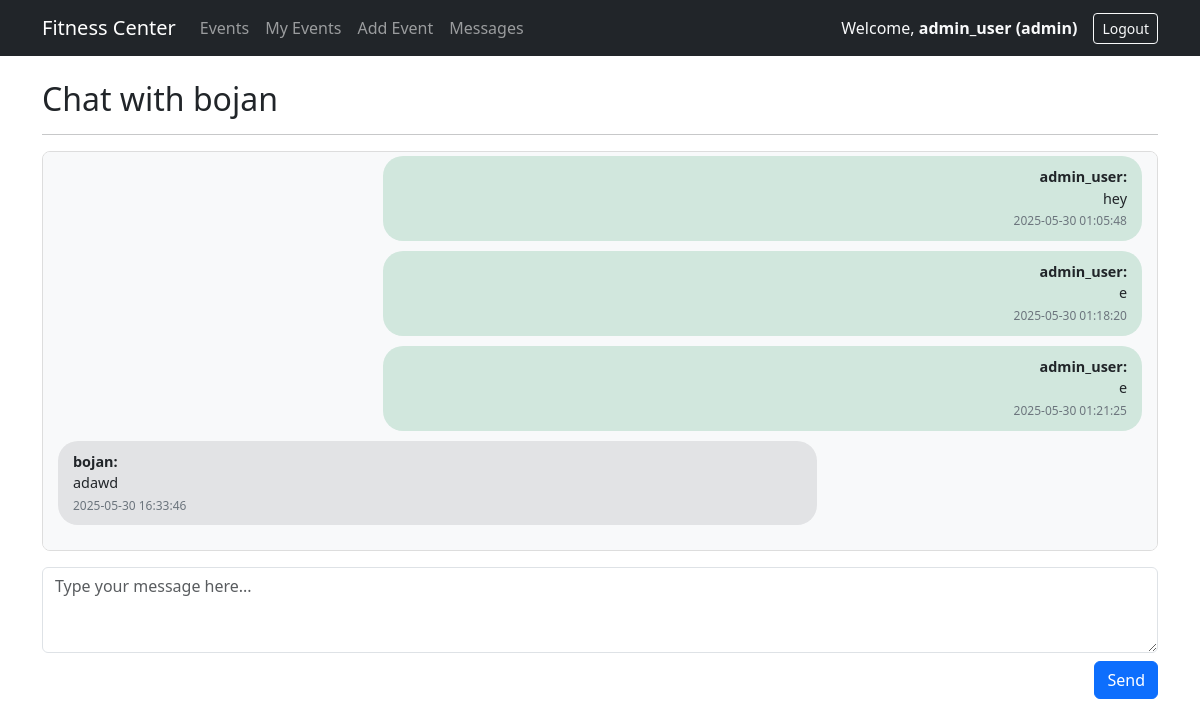
/HAHA/chat.php?user_id=1 (signed in), run on the app's committed database.
### tables this page shows
CREATE TABLE `users` (
  `id` int(11) NOT NULL,
  `username` varchar(50) NOT NULL,
  `password` varchar(255) NOT NULL,
  `role` enum('client','trainer','admin') DEFAULT 'client'
);

CREATE TABLE `messages` (
  `id` int(11) NOT NULL,
  `sender_id` int(11) NOT NULL,
  `receiver_id` int(11) NOT NULL,
  `class_id` int(11) DEFAULT NULL,
  `message` text NOT NULL,
  `sent_at` datetime DEFAULT current_timestamp()
);

### HAHA/chat.php (the view, shortened to what this page needs)
<?php
require 'db.php';
$my_id = $_SESSION['user_id'];
$username = $_SESSION['username'];
$role = $_SESSION['role'];
$other_id = isset($_GET['user_id']) ? (int)$_GET['user_id'] : 0;
$stmt = $pdo->prepare("SELECT username FROM users WHERE id = ?");
$stmt->execute([$other_id]);
$other_user = $stmt->fetch();
$stmt = $pdo->prepare("
    SELECT m.*, u.username AS sender_name
    FROM messages m
    JOIN users u ON m.sender_id = u.id
    WHERE (sender_id = ? AND receiver_id = ?) OR (sender_id = ? AND receiver_id = ?)
    ORDER BY sent_at ASC
");
$stmt->execute([$my_id, $other_id, $other_id, $my_id]);
$messages = $stmt->fetchAll();
?>
<!DOCTYPE html>
<html lang="en">
<head>
<link href="https://cdn.jsdelivr.net/npm/bootstrap@5.3.0/dist/css/bootstrap.min.css" rel="stylesheet" />
</head>
<body>
<nav class="navbar navbar-expand-lg navbar-dark bg-dark mb-4">
    <div class="container">
        <a class="navbar-brand" href="#">Fitness Center</a>
        <div class="collapse navbar-collapse">
            <ul class="navbar-nav me-auto">
                <li class="nav-item"><a class="nav-link" href="dashboard.php">Events</a></li>
                <li class="nav-item"><a class="nav-link" href="my_events.php">My Events</a></li>
                <?php if ($role === 'admin'): ?>
                    <li class="nav-item"><a class="nav-link" href="add_class.php">Add Event</a></li>
                <?php endif; ?>
                <li class="nav-item"><a class="nav-link" href="messages.php">Messages</a></li>
            </ul>
            <span class="navbar-text me-3 text-light">
                Welcome, <strong><?= htmlspecialchars($username) ?> (<?= htmlspecialchars($role) ?>)</strong>
            </span>
            <a class="btn btn-outline-light btn-sm" href="logout.php">Logout</a>
        </div>
    </div>
</nav>
<div class="container mt-4">
    <h2>Chat with <?= htmlspecialchars($other_user['username']) ?></h2>
    <hr>
    <div class="chat-box mb-3" id="chat-box">
        <?php if (empty($messages)): ?>
            <p class="text-muted">No messages yet. Start the conversation!</p>
        <?php else: ?>
            <?php foreach ($messages as $msg): ?>
                <div class="message <?= $msg['sender_id'] == $my_id ? 'sent' : 'received' ?>">
                    <strong><?= htmlspecialchars($msg['sender_name']) ?>:</strong><br>
                    <?= nl2br(htmlspecialchars($msg['message'])) ?><br>
                    <small class="timestamp"><?= htmlspecialchars($msg['sent_at']) ?></small>
                </div>
            <?php endforeach; ?>
        <?php endif; ?>
    </div>
    <form method="post" class="d-flex flex-column gap-2">
        <textarea name="message" rows="3" class="form-control" placeholder="Type your message here..." required></textarea>
        <button type="submit" class="btn btn-primary align-self-end">Send</button>
    </form>
</div>
</body>
</html>

### HAHA/chat.php (style rules this page uses)
.chat-box { border: 1px solid #ddd; padding: 15px; height: 400px; overflow-y: auto; background: #f8f9fa; border-radius: 8px; }
.message { max-width: 70%; padding: 10px 15px; margin-bottom: 10px; border-radius: 20px; word-wrap: break-word; font-size: 0.9rem; }
.sent { background-color: #d1e7dd; margin-left: auto; text-align: right; }
.received { background-color: #e2e3e5; margin-right: auto; text-align: left; }
.timestamp { font-size: 0.75rem; color: #6c757d; }

### data on the page
users: username "bojan"
messages: sender.username "admin_user", message "hey", sent_at "2025-05-30 01:05:48"
messages: sender.username "admin_user", message "e", sent_at "2025-05-30 01:18:20"
messages: sender.username "admin_user", message "e", sent_at "2025-05-30 01:21:25"
messages: sender.username "bojan", message "adawd", sent_at "2025-05-30 16:33:46"

### other printed values
$username "admin_user"
$role "admin"
